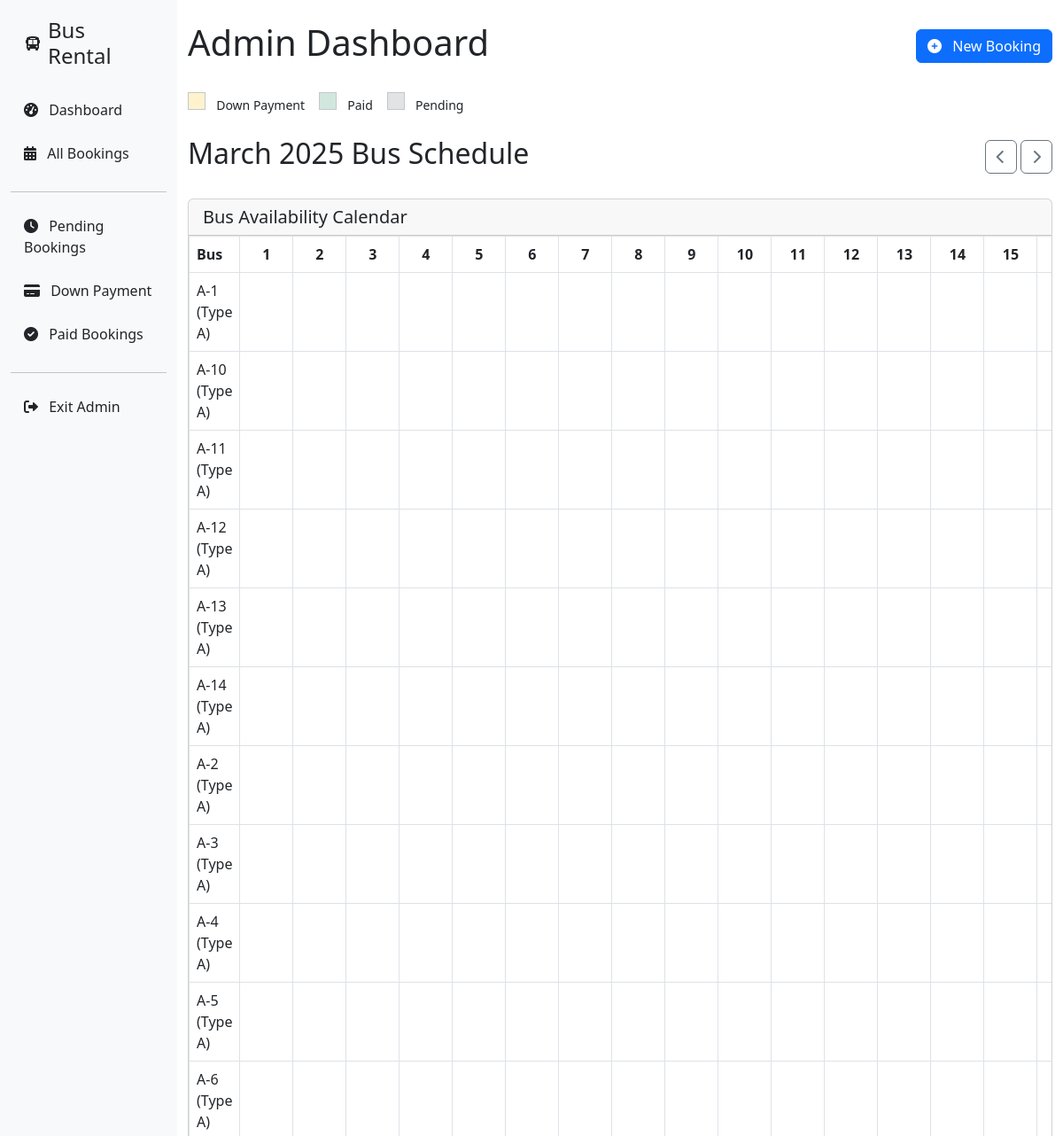
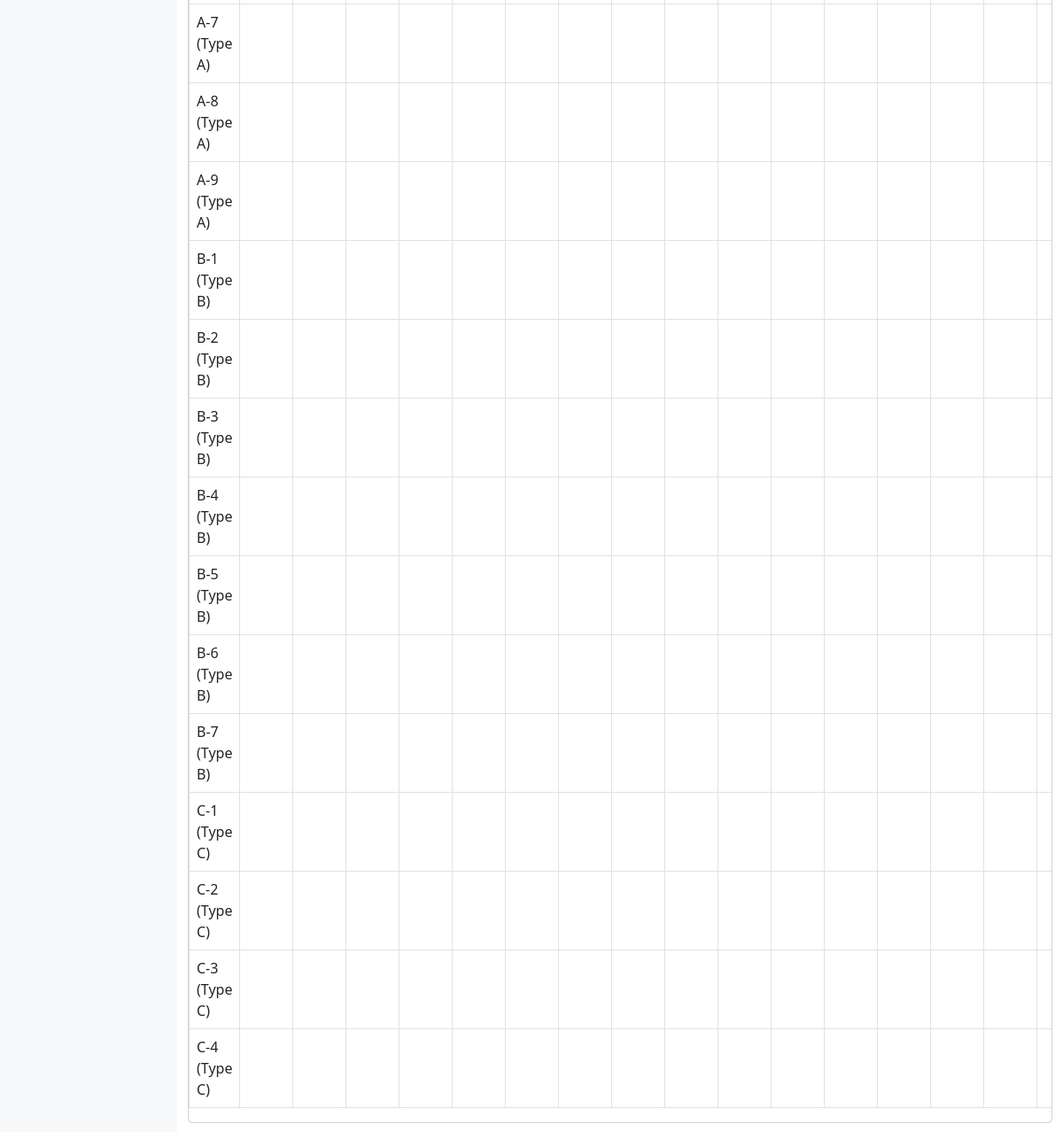
/admin-dashboard/ (signed in), run on the app's committed database (2 pictures, top to bottom).
### rental/models.py (models this page shows, shortened)
class Bus(models.Model):
    BUS_TYPES = [
        ("A", "Type A (40 passengers)"),
        ("B", "Type B (30 passengers)"),
        ("C", "Type C (20 passengers)"),
    ]
    name = models.CharField(max_length=100)
    type = models.CharField(max_length=1, choices=BUS_TYPES)
    capacity = models.IntegerField()

### rental/views.py (the view)
# urls.py: path("admin-dashboard/", views.admin_dashboard, name="admin_dashboard"),
@login_required
def admin_dashboard(request):
    django_engine = engines["django"]
    print(
        "Available filters:", django_engine.engine.template_builtins[0].filters.keys()
    )
    now = timezone.now()
    month = int(request.GET.get("month", now.month))
    year = int(request.GET.get("year", now.year))
    buses = Bus.objects.all().order_by("type", "name")
    days_in_month = calendar.monthrange(year, month)[1]
    days = list(range(1, days_in_month + 1))
    start_of_month = datetime(year, month, 1).date()
    end_of_month = datetime(year, month, days_in_month).date()
    bookings = Booking.objects.filter(
        Q(start_date__lte=end_of_month, end_date__gte=start_of_month)
    )
    calendar_data = {}
    for bus in buses:
        calendar_data[bus.id] = {}
        for day in days:
            calendar_data[bus.id][day] = None
    for booking in bookings:
        start_day = (
            max(booking.start_date.day, 1)
            if booking.start_date.month == month and booking.start_date.year == year
            else 1
        )
        end_day = (
            min(booking.end_date.day, days_in_month)
            if booking.end_date.month == month and booking.end_date.year == year
            else days_in_month
        )
        for day in range(start_day, end_day + 1):
            calendar_data[booking.bus.id][day] = {
                "id": booking.id,
                "customer_name": booking.customer_name,
                "start_date": booking.start_date,
                "end_date": booking.end_date,
                "payment_status": booking.payment_status,
            }
    context = {
        "buses": buses,
        "days": days,
        "bookings": calendar_data,
        "month": month,
        "year": year,
        "month_name": calendar.month_name[month],
    }
    return render(request, "admin/admin-dashboard.html", context)

### rental/templatetags/rental_tags.py (called while the page is built)
@register.filter(name="get_item")
def get_item(dictionary, key):
    if dictionary is None:
        return None
    try:
        key = str(key)
    except:
        return None
    return dictionary.get(key)

### rental/templates/admin/admin-dashboard.html (shortened to what this page needs)
{% extends 'admin_base.html' %}
{% load static %}
{% load rental_tags %}
{% block content %}
<div class="d-flex justify-content-between align-items-center mb-4">
    <h1>Admin Dashboard</h1>
    <a href="{% url 'admin_new_booking' %}" class="btn btn-primary">
        <i class="fas fa-plus-circle me-2"></i> New Booking
    </a>
</div>
<div class="mb-4">
    <div class="d-flex align-items-center mb-3">
        <div class="me-3">
            <span class="d-inline-block bg-warning-subtle border border-secondary-subtle me-2" style="width: 20px; height: 20px;"></span>
            <span class="small">Down Payment</span>
        </div>
        <div class="me-3">
            <span class="d-inline-block bg-success-subtle border border-secondary-subtle me-2" style="width: 20px; height: 20px;"></span>
            <span class="small">Paid</span>
        </div>
        <div>
            <span class="d-inline-block bg-secondary-subtle border border-secondary-subtle me-2" style="width: 20px; height: 20px;"></span>
            <span class="small">Pending</span>
        </div>
    </div>
</div>
<div class="d-flex justify-content-between align-items-center mb-4">
    <h2>{{ month_name }} {{ year }} Bus Schedule</h2>
    <div>
        <a href="?month={% if month == 1 %}12&year={{ year|add:'-1' }}{% else %}{{ month|add:'-1' }}&year={{ year }}{% endif %}" class="btn btn-outline-secondary">
            <i class="fas fa-chevron-left"></i>
        </a>
        <a href="?month={% if month == 12 %}1&year={{ year|add:'1' }}{% else %}{{ month|add:'1' }}&year={{ year }}{% endif %}" class="btn btn-outline-secondary">
            <i class="fas fa-chevron-right"></i>
        </a>
    </div>
</div>
<div class="card">
    <div class="card-header">
        <h5 class="mb-0">Bus Availability Calendar</h5>
    </div>
    <div class="card-body p-0">
        {% if buses %}
            <div class="table-responsive">
                <table class="table table-bordered">
                    <thead>
                        <tr class="bg-light">
                            <th class="text-start">Bus</th>
                            {% for day in days %}
                                <th class="text-center" style="min-width: 60px;">{{ day }}</th>
                            {% endfor %}
                        </tr>
                    </thead>
                    <tbody>
                        {% for bus in buses %}
                            <tr>
                                <td class="fw-medium">{{ bus.name }} (Type {{ bus.type }})</td>
                                {% for day in days %}
                                    {% with booking=bookings|get_item:bus.id|get_item:day %}
                                        <td class="text-center ">
                                        </td>
                                    {% endwith %}
                                {% endfor %}
                            </tr>
                        {% endfor %}
                    </tbody>
                </table>
            </div>
        {% else %}
            <div class="text-center py-5">
                <p class="text-muted">No bookings found for this month</p>
            </div>
        {% endif %}
    </div>
</div>
{% endblock %}

### data on the page
Bus: name "A-1", type "A"
Bus: name "A-10", type "A"
Bus: name "A-11", type "A"
Bus: name "A-12", type "A"
Bus: name "A-13", type "A"
Bus: name "A-14", type "A"
Bus: name "A-2", type "A"
Bus: name "A-3", type "A"
Bus: name "A-4", type "A"
Bus: name "A-5", type "A"
Bus: name "A-6", type "A"
Bus: name "A-7", type "A"
Bus: name "A-8", type "A"
Bus: name "A-9", type "A"
Bus: name "B-1", type "B"
Bus: name "B-2", type "B"
Bus: name "B-3", type "B"
Bus: name "B-4", type "B"
Bus: name "B-5", type "B"
Bus: name "B-6", type "B"
Bus: name "B-7", type "B"
Bus: name "C-1", type "C"
Bus: name "C-2", type "C"
Bus: name "C-3", type "C"
Bus: name "C-4", type "C"

### other printed values
{{ month_name }} "March"
{{ year }} "2025"
{{ day }} "1" "2" "3" "4" "5" "6" "7" "8" "9" "10" "11" "12" "13" "14" "15"
